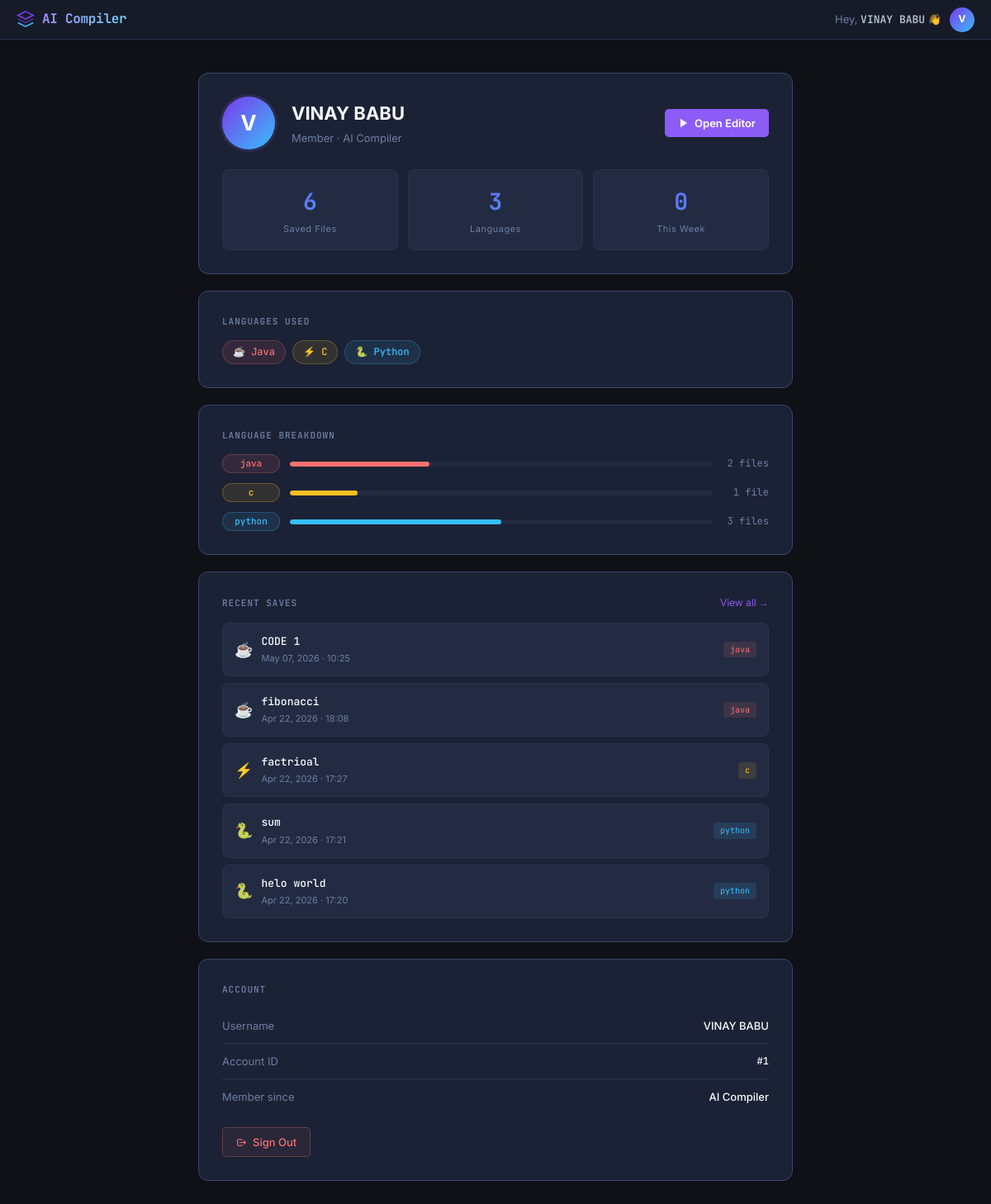
The app's page /profile (signed in) with its own data.
### app/models.py (models this page shows)
class User(db.Model, UserMixin):
    id = db.Column(db.Integer, primary_key=True)
    username = db.Column(db.String(150), unique=True, nullable=False)
    password = db.Column(db.String(150), nullable=False)
    saved_codes = db.relationship('CodeHistory', backref='author', lazy=True)

class CodeHistory(db.Model):
    id = db.Column(db.Integer, primary_key=True)
    filename = db.Column(db.String(100), nullable=False)
    content = db.Column(db.Text, nullable=False)
    language = db.Column(db.String(20), nullable=False)
    timestamp = db.Column(db.DateTime, default=datetime.utcnow)
    user_id = db.Column(db.Integer, db.ForeignKey('user.id'), nullable=False)

### app/auth.py (the view)
@auth.route('/profile')
@login_required
def profile():
    from .models import CodeHistory
    from datetime import datetime, timedelta
    from collections import Counter
    codes = CodeHistory.query.filter_by(user_id=current_user.id).order_by(CodeHistory.timestamp.desc()).all()
    total_saved  = len(codes)
    lang_set     = list(set(c.language for c in codes))
    langs_used   = len(lang_set)
    week_ago     = datetime.utcnow() - timedelta(days=7)
    recent_count = sum(1 for c in codes if c.timestamp >= week_ago)
    recent_codes = codes[:5]
    lang_counts  = dict(Counter(c.language for c in codes))
    return render_template(
        'profile.html',
        total_saved   = total_saved,
        langs_used    = langs_used,
        recent_count  = recent_count,
        language_list = lang_set,
        recent_codes  = recent_codes,
        lang_counts   = lang_counts,
    )

### app/templates/profile.html (shortened to what this page needs)
{% extends "base.html" %}
{% block content %}
<div class="profile-shell">
<div class="profile-container">
    <div class="profile-card">
        <div class="profile-hero">
            <div class="profile-avatar">{{ current_user.username[0] | upper }}</div>
            <div class="profile-info">
                <h1>{{ current_user.username }}</h1>
                <p>Member · AI Compiler</p>
            </div>
            <a href="{{ url_for('compiler.index') }}" class="profile-action-btn" style="margin-left:auto;">
                <svg width="14" height="14" viewBox="0 0 24 24" fill="currentColor"><path d="M5 3l14 9-14 9V3z"/></svg>
                Open Editor
            </a>
        </div>
        <div class="stats-row">
            <div class="stat-box">
                <div class="stat-value">{{ total_saved }}</div>
                <div class="stat-label">Saved Files</div>
            </div>
            <div class="stat-box">
                <div class="stat-value">{{ langs_used }}</div>
                <div class="stat-label">Languages</div>
            </div>
            <div class="stat-box">
                <div class="stat-value">{{ recent_count }}</div>
                <div class="stat-label">This Week</div>
            </div>
        </div>
    </div>
    <div class="profile-card">
        <div class="section-title">Languages Used</div>
        {% if language_list %}
            <div class="lang-chips">
                {% for lang in language_list %}
                    <span class="lang-chip {{ lang }}">
                        {% if lang == 'python' %}🐍{% elif lang == 'c' %}⚡{% elif lang == 'java' %}☕{% else %}🔧{% endif %}
                        {{ lang | capitalize }}
                    </span>
                {% endfor %}
            </div>
        {% else %}
            <p class="profile-empty-note">No code saved yet. Head to the editor and save your first snippet!</p>
        {% endif %}
    </div>
    {% if language_list and total_saved > 0 %}
    <div class="profile-card">
        <div class="section-title">Language Breakdown</div>
        <div class="breakdown-list">
            {% for lang, count in lang_counts.items() %}
            <div class="breakdown-row">
                <span class="breakdown-label lang-chip {{ lang }}" style="padding:2px 10px;font-size:11px;">{{ lang }}</span>
                <div class="breakdown-bar-wrap">
                    <div class="breakdown-bar {{ lang }}" style="width: {{ (count / total_saved * 100) | int }}%;"></div>
                </div>
                <span class="breakdown-count">{{ count }} file{{ 's' if count != 1 }}</span>
            </div>
            {% endfor %}
        </div>
    </div>
    {% endif %}
    <div class="profile-card">
        <div style="display:flex;align-items:center;justify-content:space-between;margin-bottom:14px;">
            <div class="section-title" style="margin-bottom:0;">Recent Saves</div>
            {% if total_saved > 0 %}
            <a href="{{ url_for('compiler.history') }}" style="font-size:12px;color:var(--violet);text-decoration:none;">View all →</a>
            {% endif %}
        </div>
        {% if recent_codes %}
            <div class="recent-list">
                {% for code in recent_codes %}
                <a href="/?load={{ code.id }}" class="recent-item">
                    <div style="display:flex;align-items:center;gap:10px;">
                        <div class="recent-icon">
                            {% if code.language == 'python' %}🐍{% elif code.language == 'c' %}⚡{% elif code.language == 'java' %}☕{% else %}📄{% endif %}
                        </div>
                        <div>
                            <div class="recent-filename">{{ code.filename }}</div>
                            <div class="recent-meta">{{ code.timestamp.strftime('%b %d, %Y  ·  %H:%M') }}</div>
                        </div>
                    </div>
                    <span class="recent-badge {{ code.language }}">{{ code.language }}</span>
                </a>
                {% endfor %}
            </div>
        {% else %}
            <p class="profile-empty-note">Nothing saved yet. Write some code and hit <strong>Save</strong> in the editor.</p>
        {% endif %}
    </div>
    <div class="profile-card">
        <div class="section-title">Account</div>
        <div class="account-row">
            <div class="account-row-label">Username</div>
            <div class="account-row-value">{{ current_user.username }}</div>
        </div>
        <div class="account-row">
            <div class="account-row-label">Account ID</div>
            <div class="account-row-value" style="font-family:'JetBrains Mono',monospace;font-size:12px;">#{{ current_user.id }}</div>
        </div>
        <div class="account-row" style="border:none;">
            <div class="account-row-label">Member since</div>
            <div class="account-row-value">AI Compiler</div>
        </div>
        <div style="margin-top:16px;">
            <a href="{{ url_for('auth.logout') }}" class="logout-btn">
                <svg width="13" height="13" viewBox="0 0 24 24" fill="none" stroke="currentColor" stroke-width="2"><path d="M17 16l4-4m0 0l-4-4m4 4H7m6 4v1a2 2 0 01-2 2H5a2 2 0 01-2-2V7a2 2 0 012-2h6a2 2 0 012 2v1"/></svg>
                Sign Out
            </a>
        </div>
    </div>
</div>
</div>
{% endblock %}

### app/templates/base.html (shortened to what this page needs)
<!DOCTYPE html>
<html lang="en">
<head>
    <link rel="stylesheet" href="{{ url_for('static', filename='style.css') }}">
</head>
<body>
<nav class="navbar">
    <div class="nav-left">
        <a href="/" class="nav-logo">
            <svg width="22" height="22" viewBox="0 0 24 24" fill="none">
                <path d="M12 2L2 7l10 5 10-5-10-5z" stroke="#7c3aed" stroke-width="1.8" fill="none"/>
                <path d="M2 17l10 5 10-5" stroke="#38bdf8" stroke-width="1.8" fill="none"/>
                <path d="M2 12l10 5 10-5" stroke="#7c3aed" stroke-width="1.8" fill="none" opacity="0.5"/>
            </svg>
            <span class="nav-logo-text">AI Compiler</span>
        </a>
    </div>
    <div class="nav-right">
        {% if current_user.is_authenticated %}
            <span class="nav-greeting">Hey, <span class="nav-greeting-name">{{ current_user.username }}</span> 👋</span>
            <div class="avatar-wrap" id="avatarWrap">
                <div class="avatar" id="avatarBtn">
                    {{ current_user.username[0] | upper }}
                </div>
            </div>
        {% else %}
            <a href="{{ url_for('auth.login') }}" class="nav-link">Login</a>
            <a href="{{ url_for('auth.register') }}" class="nav-btn">Sign Up</a>
        {% endif %}
    </div>
</nav>
{% block content %}{% endblock %}
</body>
</html>

### app/templates/profile.html (style rules this page uses)
.profile-action-btn { display: flex; align-items: center; gap: 6px; background: var(--violet); color: #fff; padding: 7px 16px; border-radius: var(--radius-sm); font-size: 13px; font-weight: 600; text-decoration: none; transition: background 0.15s, transform 0.1s; white-space: nowrap; }
.breakdown-list { display: flex; flex-direction: column; gap: 12px; }
.breakdown-row { display: flex; align-items: center; gap: 12px; }
.breakdown-label { flex-shrink: 0; min-width: 70px; text-align: center; }
.breakdown-bar-wrap { flex: 1; height: 6px; background: var(--surface-3); border-radius: 3px; overflow: hidden; }
.breakdown-bar { height: 100%; border-radius: 3px; transition: width 0.8s ease; }
.breakdown-bar.python { background: var(--cyan); }
.breakdown-bar.c { background: var(--amber); }
.breakdown-bar.java { background: var(--red); }
.breakdown-count { font-size: 12px; color: var(--text-3); min-width: 56px; text-align: right; font-family: 'JetBrains Mono', monospace; }
.recent-icon { font-size: 18px; flex-shrink: 0; }
.recent-badge.python { background:rgba(56,189,248,0.12); color:var(--cyan); border-color:rgba(56,189,248,0.3); }
.recent-badge.c { background:rgba(251,191,36,0.12); color:var(--amber); border-color:rgba(251,191,36,0.3); }
.recent-badge.java { background:rgba(248,113,113,0.12); color:var(--red); border-color:rgba(248,113,113,0.3); }
.account-row { display: flex; align-items: center; justify-content: space-between; padding: 11px 0; border-bottom: 1px solid var(--border); }
.account-row-label { font-size: 13px; color: var(--text-3); }
.account-row-value { font-size: 13px; color: var(--text-1); font-weight: 500; }
.logout-btn { display: inline-flex; align-items: center; gap: 7px; padding: 7px 16px; border-radius: var(--radius-sm); font-size: 13px; font-weight: 500; color: var(--red); border: 1px solid rgba(248,113,113,0.3); background: rgba(248,113,113,0.06); text-decoration: none; transition: background 0.15s; }

### records on screen
User: username "VINAY BABU", username "V", id "1"
CodeHistory: language "Java", language "java", count "2", value "s", filename "CODE 1", timestamp "May 07, 2026 · 10:25"
CodeHistory: language "Python", language "python", count "3", value "s", filename "sum", timestamp "Apr 22, 2026 · 17:21"
CodeHistory: filename "fibonacci", timestamp "Apr 22, 2026 · 18:08", language "java"
CodeHistory: filename "factrioal", timestamp "Apr 22, 2026 · 17:27", language "c"
CodeHistory: filename "helo world", timestamp "Apr 22, 2026 · 17:20", language "python"

### other values on screen
{{ total_saved }} "6"
{{ langs_used }} "3"
{{ recent_count }} "0"
{{ lang | capitalize }} "C"
{{ lang }} "c"
{{ count }} "1"
